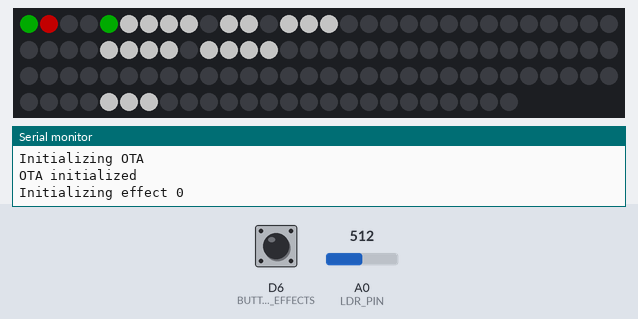
The program below on a simulated ESP8266 (Wemos D1 mini). On the bench: 115 RGB LEDs in strip order, left to right, continuing on the next row, the last lines printed to the serial monitor. The test bench sets the inputs (shaded band); at power-on: A0 (LDR_PIN) = 512, D6 (BUTTON_EFFECTS) HIGH. Dim RGB values are drawn brighter than linear; WiFi joins after 1.5 s; servers stay silent unless stated; the local clock reads 2024-03-15 10:24:30 at power-on unless the program sets it.

Above: at 2.9 s.
3.0 s: A0 (LDR_PIN) set to 716
11.6 s: D6 (BUTTON_EFFECTS) pulled LOW for 0.15 s
At 12.15 s:
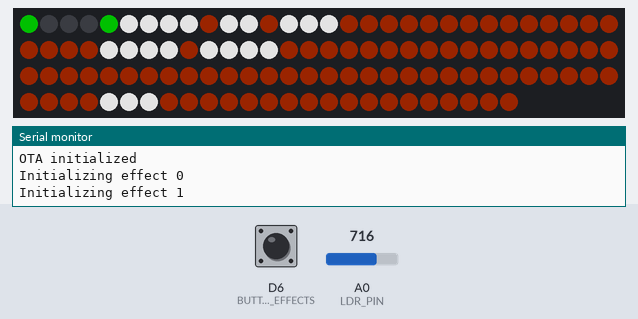
12.3 s: D6 (BUTTON_EFFECTS) pulled LOW for 0.15 s
At 12.77 s:
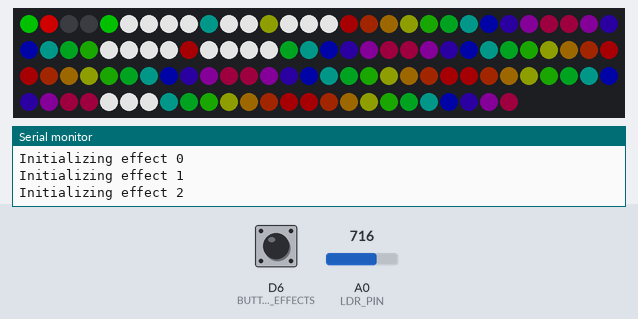
17.9 s: D6 (BUTTON_EFFECTS) pulled LOW for 0.15 s
At 18.08 s:
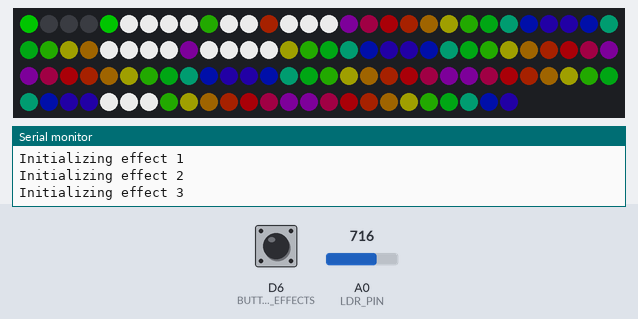

The program:

main.cpp
```cpp
#include <Arduino.h>
#include <stdarg.h>
#include <wifi.h>
#include <ntpclock.h>
#include <clock.h>
#include <display.h>
#include <statusbar.h>
#include <ota.h>
#include <config.h>
#include <animation.h>
#include <solidcolor.h>
#include <rainbow.h>
#include <gradient.h>
#include <temperature.h>

uint16_t _frameduration;
Time _time;
uint8_t _effect = 0;

void seteffect(uint8_t effect)
{
    _effect = effect % 9;
    Serial.printf("Initializing effect %d\n", _effect);
    switch (_effect)
    {
        case 1:
            SolidColor::Initialize(CRGB(40,10,0));
            break;
        case 2:
            Rainbow::Initialize(128, 25);
            break;
        case 3:
            Gradient::Initialize(CRGB(255, 0, 0), CRGB(0, 255, 0));
            break;
        case 4:
            Animation::Initialize("/fire.bin");
            break;
        case 5:
            Animation::Initialize("/spiral.bin");
            break;
        case 6:
            Animation::Initialize("/mario.bin");
            break;
        case 7:
            Animation::Initialize("/fireworks.bin");
            break;
        case 8:
            Animation::Initialize("/matrix.bin");
            break;
        default:
            SolidColor::Initialize(CRGB(0,0,0));
            break;
    }
}

void handleeffect(uint8_t effect) {
    switch (effect)
    {
        case 0:
            break;
        case 1:
            SolidColor::Handle(_time);
            break;
        case 2:
            Rainbow::Handle(_time);
            break;
        case 3:
            Gradient::Handle(_time);
            break;
        default:
            Animation::Handle(_time);
            break;
    }
}

void setup()
{
    Serial.begin(SERIAL_SPEED);
    Serial.println("Booting");

    pinMode(DISPLAY_LED_PIN, OUTPUT);
    pinMode(LDR_PIN, INPUT);
    pinMode(BUTTON_EFFECTS, INPUT_PULLUP);

    // Calculate frame duration (in milliseconds) once
    _frameduration = 1000 / CLOCK_FPS;

    StatusBar::Initialize();
    Display::Initialize();
    WIFI::Initialize();
    Clock::Initialize();
    NTPClock::Initialize();
    OTA::Initialize();
    // Temperature::Initialize(TEMPERATURE_XOFF, TEMPERATURE_YOFF, TEMPERATURE_COLD_COLOR, TEMPERATURE_WARM_COLOR);

    seteffect(_effect);
    // StatusBar::Disable();
}

void loop()
{
    OTA::Handle();

    // Split time parts of last time into low/high DWORDS
    uint32_t time_l = _time.uptime >> 32;
    uint32_t time_h = _time.uptime;
    // Get current time
    uint32_t ctime = millis();

    // Handle rollover/overflow
    if (ctime < time_h)
        time_l++;   // Increase low DWORD

    // Reassemble time
    _time.uptime = ((uint64_t)time_l << 32) | ctime;
    // Store current time in seconds since epoch
    _time.time = NTPClock::Now();

    // Change effect?
    if (digitalRead(D6) == 0) {
        seteffect(++_effect);
        delay(300);
    }

    // Effect
    handleeffect(_effect);

    // Actual time
    Clock::Handle(_time);
    // Temperature::Handle(_time);

    Display::Refresh(_time);

    // Determine at what time the next frame should be ready and how long we should
    // wait and then delay for that time. Note that we're working in the 32bit domain
    // here. We're calling millis() here again because we want to take into account
    // the actual duration of the time the last frame took since last time we called
    // millis() at the top of this function.
    uint32_t t_wait = (ctime + _frameduration) - millis();
    delay(t_wait <= _frameduration ? t_wait : 0);
}
```

animation.h
```cpp
#ifndef ANIMATION_H
#define ANIMATION_H

#include <display.h>
#include <ihandler.h>

class Animation : public IHandler
{
public:
    static void Initialize(String url);
    static void Handle(Time time);
private:
};
#endif
```

clock.h
```cpp
#ifndef CLOCK_H
#define CLOCK_H

#include <Arduino.h>
#include <Display.h>
#include <ihandler.h>

class Clock : public IHandler
{
private:
    enum WORD
    {
        DIGIT_12,
        DIGIT_1,
        DIGIT_2,
        DIGIT_3,
        DIGIT_4,
        DIGIT_5,
        DIGIT_6,
        DIGIT_7,
        DIGIT_8,
        DIGIT_9,
        DIGIT_10,
        DIGIT_11,
        IT,
        IS,
        FIVE,
        TEN,
        TO,
        PAST,
        QUARTER,
        HALF,
        HOUR
    };

public:
    static void Handle(Time time);
    static void Initialize();

private:
    static void ShowWords(uint8_t argcount, ...);
};

#endif
```

display.h
```cpp
#ifndef DISPLAY_H
#define DISPLAY_H

#include <FastLED.h>
#include <ihandler.h>

class Display
{
public:
    static void Initialize();
    static void SetLED(uint8_t index, CRGB color);
    static void SetLED(uint8_t col, uint8_t row, CRGB color);
    static CRGB GetLED(uint8_t index);
    static CRGB GetLED(uint8_t col, uint8_t row);
    static uint8_t GetRows();
    static uint8_t GetCols();
    static uint8_t GetTotalScreenLeds();
    static void Refresh();
    static void Refresh(Time time);
    static void Clear();
    static void Fill(CRGB color);
private:
    static double GetBlinkValue(uint32_t time, double freq = .5, uint8_t min = 0, uint8_t max = 255);
    static uint8_t MapLED(uint8_t index);
    static bool CheckBounds(uint8_t index);
};
#endif
```

gradient.h
```cpp
#ifndef GRADIENT_H
#define GRADiENT_H

#include <display.h>
#include <ihandler.h>

class Gradient : public IHandler
{
public:
    static void Initialize(CRGB from, CRGB to);
    static void Handle(Time time);
private:
};
#endif
```

ihandler.h
```cpp
#ifndef HANDLER
#define HANDLER

#include <Arduino.h>

struct Time
{
    uint64_t uptime;    // Uptime in milliseconds
    uint32_t time;      // Actual time
};

class IHandler {
    public:
        static void Handle(Time time);
};

#endif
```

ntpclock.h
```cpp
#ifndef NTPCLOCK_H
#define NTPCLOCK_H

#include <ezTime.h>

class NTPClock
{
public:
    static void Initialize();
    static long Now();
};
#endif
```

ota.h
```cpp
#ifndef OTA_H
#define OTA_H

class OTA
{
public:
    static void Initialize();
    static void Handle();
};
#endif
```

rainbow.h
```cpp
#ifndef RAINBOW_H
#define RAINBOW_H

#include <display.h>
#include <ihandler.h>

class Rainbow : public IHandler
{
public:
    static void Initialize(uint8_t brightnesss, uint8_t stepspersecond);
    static void Handle(Time time);
private:
};
#endif
```

solidcolor.h
```cpp
#ifndef SOLIDCOLOR_H
#define SOLIDCOLOR_H

#include <display.h>
#include <ihandler.h>

class SolidColor : public IHandler
{
public:
    static void Initialize(CRGB color);
    static void Handle(Time time);
private:
};
#endif
```

statusbar.h
```cpp
#ifndef STATUSBAR_H
#define STATUSBAR_H

#include <FastLED.h>

class StatusBar {
    public:
        enum CLOCK_STATUS {
            CS_NONE = CRGB::Black,
            CS_SYNCING = CRGB::Yellow,
            CS_SYNCED = CRGB::Green
        };

        enum PARTY_STATUS {
            PS_NONE = CRGB::Black,
            PS_BIRTHDAY = CRGB::Yellow,
            PS_HOLIDAY = CRGB::Green
        };

        enum ALARM_STATUS {
            AS_NONE = CRGB::Black,
            AS_ARMED = CRGB::White
        };

        enum WIFI_STATUS {
            WS_NONE = CRGB::Black,
            WS_DISCONNECTED = CRGB::Red,
            WS_CONNECTING = CRGB::Yellow,
            WS_CONNECTED = CRGB::Green,

            WS_OTASTART = CRGB::Pink,
            WS_OTAPROGRESS = CRGB::Blue,
            WS_OTACOMPLETE = CRGB::Pink,
            WS_OTAERROR = CRGB::DarkRed
        };

        static void Initialize();
        static void SetClockStatus(StatusBar::CLOCK_STATUS status);
        static CLOCK_STATUS GetClockStatus();
        static void SetPartyStatus(PARTY_STATUS status);
        static PARTY_STATUS GetPartyStatus();
        static void SetAlarmStatus(ALARM_STATUS status);
        static ALARM_STATUS GetAlarmStatus();
        static void SetWiFiStatus(WIFI_STATUS status);
        static WIFI_STATUS GetWiFiStatus();

        static void Enable();
        static void Disable();
        static bool Enabled();
};
#endif
```

temperature.h
```cpp
#ifndef TEMPERATURE_H
#define TEMPERATURE_H

#include <ihandler.h>

class Temperature : public IHandler
{
public:
    static void Initialize(uint8_t x_offset, uint8_t y_offset, CRGB coldcolor, CRGB warmcolor);
    static void Handle(Time time);
private:
    static void AddSymbol(uint64_t buffer[], uint8_t symbol);
    static void ToDisplay(uint64_t buffer[], CRGB color);
};
#endif
```

wifi.h
```cpp
#ifndef WIFI_H
#define WIFI_H

#include <statusbar.h>
#include <ESP8266WiFi.h>

class WIFI
{
public:
    static void Initialize();
private:
    static void Connect();
    static void UpdateStatus();
    static StatusBar::WIFI_STATUS MapWiFiStatus(wl_status_t status);
};
#endif
```

animation.cpp
```cpp
#include <config.h>
#include <animation.h>
#include "FS.h"
#include <LittleFS.h>

uint16_t _framecount = 0;
uint16_t _currentframe = 0;
uint64_t _nexttime = 0;
uint8_t _totalleds;

typedef struct
{
    uint16_t delay;
    CRGB pixels[110];
} AnimationFrame;

AnimationFrame* frames;

void Animation::Initialize(const String filename) {
    _totalleds = Display::GetTotalScreenLeds();

    if (!LittleFS.begin()) {
        Serial.println("An Error has occurred while mounting LittleFS");
        return;
    }

    File file = LittleFS.open(filename, "r");
    if(!file){
        Serial.printf("There was an error opening file %s for reading\n", filename.c_str());
        return;
    }

    size_t size = file.size();
    uint8_t buffer[size];
    size_t pos = 0;

    while (pos < size) {
        size_t bytes_read = file.read(buffer + pos, size - pos);
        pos += bytes_read;
        Serial.print(".");
    }

    Serial.printf("\nRead %d bytes\n", size);
    file.close();
    LittleFS.end();

    // Framecount, width, height and delay are 16 bytes
    // Little endian order in buffer!
    _framecount = (buffer[1] << 8) + buffer[0];
    frames = new AnimationFrame[_framecount];
    uint16_t width = (buffer[3] << 8) + buffer[2];
    uint16_t height = (buffer[5] << 8) + buffer[4];

    for (uint8_t i = 0; i < _framecount; i++) {
        // offset = number of frames, times 110 pixels, times 3 bytes per pixel, plus six header bytes, plus two header bytes per previous frame
        uint16_t offset = i * 110 * 3 + 6 + (i * 2);
        uint16_t delay = (buffer[offset + 1] << 8) + buffer[offset];
        frames[i].delay = delay;

        // offset the current header
        offset += 2;
        for (uint8_t y = 0; y < height; y++) {
            for (uint8_t x = 0; x < width; x++) {
                uint16_t pixel = (y * width + x) * 3 + offset;
                frames[i].pixels[y * width + x].setRGB(buffer[pixel], buffer[pixel + 1], buffer[pixel + 2]);
            }
        }
    }
}

void Animation::Handle(Time time) {
    for (uint8_t i = 0; i < _totalleds; i++)
        Display::SetLED(i, frames[_currentframe].pixels[i]);

    // Time for a new frame?
    if (time.uptime >= _nexttime) {
        // Determine when to display next frame
        _nexttime = time.uptime + frames[_currentframe].delay;
        // Advance frame
        _currentframe = (_currentframe + 1) % _framecount;
    }
}
```

clock.cpp
```cpp
#include <Arduino.h>
#include <stdarg.h>
#include <clock.h>
#include <statusbar.h>
#include <config.h>

// Words defined as (startindex, length)
uint8_t WORDS[] =
{
    /*  0: Twelve  */ 0x63, 0x06,
    /*  1: One     */ 0x27, 0x03,
    /*  2: Two     */ 0x2C, 0x04,
    /*  3: Three   */ 0x33, 0x04,
    /*  4: Four    */ 0x38, 0x04,
    /*  5: Five    */ 0x3D, 0x04,
    /*  6: Six     */ 0x42, 0x03,
    /*  7: Seven   */ 0x47, 0x05,
    /*  8: Eight   */ 0x4E, 0x04,
    /*  9: Nine    */ 0x53, 0x05,
    /* 10: Ten     */ 0x59, 0x04,
    /* 11: Eleven  */ 0x5F, 0x03,
    /* 12: It      */ 0x00, 0x03,
    /* 13: Is      */ 0x04, 0x02,
    /* 14: Five    */ 0x07, 0x04,
    /* 15: Ten     */ 0x0C, 0x04,
    /* 16: To      */ 0x16, 0x04,
    /* 17: Past    */ 0x1C, 0x04,
    /* 18: Quarter */ 0x11, 0x05,
    /* 19: Half    */ 0x22, 0x04,
    /* 20: O'Clock */ 0x6B, 0x03,
};

void Clock::Initialize() {
}

void Clock::Handle(Time time)
{
    // Strip date part, keep time, apply offset when desired
    uint32_t timesec = (time.time + (CLOCK_USEROUNDING ? 150 : 0)) % 86400;
    uint8_t hour = timesec / 3600;       // Determine the hour
    uint8_t part = timesec % 3600 / 300; // Determine which part of the hour (truncated to 5 minutes)

    ShowWords(2, IT, IS);
    switch (part)
    {
        case 0:  break;
        case 1:  ShowWords(2, FIVE, PAST); break;
        case 2:  ShowWords(2, TEN, PAST); break;
        case 3:  ShowWords(2, QUARTER, PAST); break;
        case 4:  ShowWords(3, TEN, TO, HALF); break;
        case 5:  ShowWords(3, FIVE, TO, HALF); break;
        case 6:  ShowWords(1, HALF); break;
        case 7:  ShowWords(3, FIVE, PAST, HALF); break;
        case 8:  ShowWords(3, TEN, PAST, HALF); break;
        case 9:  ShowWords(2, QUARTER, TO); break;
        case 10: ShowWords(2, TEN, TO); break;
        case 11: ShowWords(2, FIVE, TO); break;
    }

    // Add hour
    ShowWords(1, (WORD)((hour + (part > 3 ? 1 : 0)) % 12));

    // On the whole hour, we need to add "o'clock"
    if (part == 0)
        ShowWords(1, HOUR);
}

void Clock::ShowWords(uint8_t argcount, ...)
{
    va_list arguments;
    va_start(arguments, argcount);
    // Iterate the words
    for (uint8_t i = 0; i < argcount; i++)
    {
        uint8_t wordindex = va_arg(arguments, int) * 2;
        uint8_t wordstart = WORDS[wordindex];
        uint8_t wordlen = WORDS[wordindex + 1];

        for (uint8_t c = 0; c < wordlen; c++)
            Display::SetLED(wordstart + c, DISPLAY_TIME_COLOR);

        va_end(arguments);
    }
}
```

display.cpp
```cpp
#include <Arduino.h>
#include <display.h>
#include <config.h>
#include <statusbar.h>

CRGB leds[DISPLAY_NUM_LEDS_TOTAL];
uint64_t nextldrreading = 0;
uint64_t lastldrreading = 0;
uint8_t targetbrightness = LDR_LIGHT;
uint8_t lastbrightness = 0;
Time lastrefresh;

void Display::Initialize() {
    FastLED.addLeds<DISPLAY_LED_TYPE, DISPLAY_LED_PIN, DISPLAY_COLOR_ORDER>(leds, DISPLAY_NUM_LEDS_TOTAL).setCorrection(TypicalLEDStrip);
    FastLED.setBrightness(LDR_DARK);
    Clear();
    Refresh();
}

uint8_t Display::GetRows() { return DISPLAY_ROWS; }
uint8_t Display::GetCols() { return DISPLAY_COLS; }
uint8_t Display::GetTotalScreenLeds() { return DISPLAY_NUM_LEDS_SCREEN; }

CRGB Display::GetLED(uint8_t index) {
    if (CheckBounds(index))
        return leds[MapLED(index)];
    return CRGB::Black;
}

CRGB Display::GetLED(uint8_t col, uint8_t row) {
    return GetLED((row * DISPLAY_COLS) + col);
}

void Display::SetLED(uint8_t index, CRGB color) {
    if (CheckBounds(index))
        leds[MapLED(index)] = color;
}

void Display::SetLED(uint8_t col, uint8_t row, CRGB color) {
    SetLED((row * DISPLAY_COLS) + col, color);
}

uint8_t Display::MapLED(uint8_t index) {
    uint8_t row = index / DISPLAY_COLS;
    return (row % 2 == 0)	// If uneven row, numbering is from right to left
        ? ((row + 1) * DISPLAY_COLS) - (index % DISPLAY_COLS) + DISPLAY_NUM_STATUSLEDS - 1
        : index + DISPLAY_NUM_STATUSLEDS;
}

bool Display::CheckBounds(uint8_t index) {
    return (index >= 0 && index < DISPLAY_NUM_LEDS_SCREEN);
}

void Display::Clear() {
    Fill(CRGB::Black);
}

void Display::Fill(CRGB color) {
    for (uint8_t i = 0; i < DISPLAY_NUM_LEDS_SCREEN; i++)
        SetLED(i, color);
}

void Display::Refresh() {
    Display:: Refresh(lastrefresh);
}

void Display::Refresh(Time time) {
    lastrefresh = time;
    if (time.uptime >= nextldrreading) {
        lastldrreading = time.uptime;
        nextldrreading = lastldrreading + LDR_FADE_TIME;
        lastbrightness = FastLED.getBrightness();

        // TODO: Create/use an interface (like ILightSensor) that is initialized in the Initialize() method
        // so we can support different sensors
        targetbrightness = map(analogRead(LDR_PIN), 0, 1024, LDR_DARK, LDR_LIGHT);
    }

    FastLED.setBrightness(map(time.uptime, lastldrreading, nextldrreading, lastbrightness, targetbrightness));

    if (StatusBar::Enabled()) {
        leds[STATUSLED_CLOCK] = StatusBar::GetClockStatus();
        leds[STATUSLED_HEART] = CHSV(0, 255, GetBlinkValue(time.uptime));
        leds[STATUSLED_PARTY] = StatusBar::GetPartyStatus();
        leds[STATUSLED_ALARM] = StatusBar::GetAlarmStatus();
        leds[STATUSLED_WIFI]  = StatusBar::GetWiFiStatus();
    } else {
        leds[STATUSLED_CLOCK] = CRGB::Black;
        leds[STATUSLED_HEART] = CRGB::Black;
        leds[STATUSLED_PARTY] = CRGB::Black;
        leds[STATUSLED_ALARM] = CRGB::Black;
        leds[STATUSLED_WIFI]  = CRGB::Black;
    }

    FastLED.show();
    Clear();
}

// Returns a brightness for a given point in time and frequency so that blinks stay
// in sync (as much as possible) with actual time.
double Display::GetBlinkValue(uint32_t time, double freq, uint8_t min, uint8_t max)
{
    // Scale a second to 256 'ticks'/sec and multiply by frequency, calculate the
    // quadwave8 (fast sin approximation provided by FastLED library) and finally
    // map to our desired range.
    return map(quadwave8(time * 0.256 * freq), 0, 255, min, max);
}
```

gradient.cpp
```cpp
#include <config.h>
#include <display.h>
#include <gradient.h>

CRGB _from;
double _rr, _rg, _rb;
double steps = 9;

void Gradient::Initialize(CRGB from, CRGB to) {
    _from = from;
    _rr = (to.r - from.r) / steps;
    _rg = (to.g - from.g) / steps;
    _rb = (to.b - from.b) / steps;
}

// TODO: implement horizontal/vertical (angle?) gradient
// TODO: implement scroll?
// TODO: implement gradients with more than 2 colors?

void Gradient::Handle(Time time) {
    for (uint8_t x = 0; x < Display::GetCols(); x++) {
        for (uint8_t y = 0; y < Display::GetRows(); y++) {
            Display::SetLED(x, y, CRGB(_from.r + (y * _rr), _from.g + (y * _rg), _from.b + (y * _rb)));
        }
    }
}
```

ntpclock.cpp
```cpp
#include <Arduino.h>
#include <ntpclock.h>
#include <config.h>
#include <statusbar.h>
#include <display.h>

static Timezone tz;

void NTPClock::Initialize() {
    Serial.printf("Initializing NTP (server: %s, interval: %ds, timezone: %s)\n", NTP_HOST, NTP_SYNCINTERVAL, NTP_TIMEZONE);
    StatusBar::SetClockStatus(StatusBar::CLOCK_STATUS::CS_SYNCING);
    Display::Refresh();
    setServer(NTP_HOST);
    setInterval(NTP_SYNCINTERVAL);
    waitForSync();
    if (!tz.setCache(0))
        tz.setLocation(F(NTP_TIMEZONE));
    Serial.printf("NTP initialized\n");
    StatusBar::SetClockStatus(StatusBar::CLOCK_STATUS::CS_SYNCED);
    Display::Refresh();
}

long NTPClock::Now() {
    events();
    return tz.now();
}
```

Source omitted: ota.cpp (1881 bytes), rainbow.cpp (674 bytes), solidcolor.cpp (209 bytes), statusbar.cpp (1219 bytes), temperature.cpp (3768 bytes), wifi.cpp (2273 bytes), example_config.h (2285 bytes)

Measured:
- after the input at 12.3 s, the LEDs: first change after 0.34 s (image 2 shows a later state)
- after the input at 17.9 s, the LEDs: change at once (image 3)
